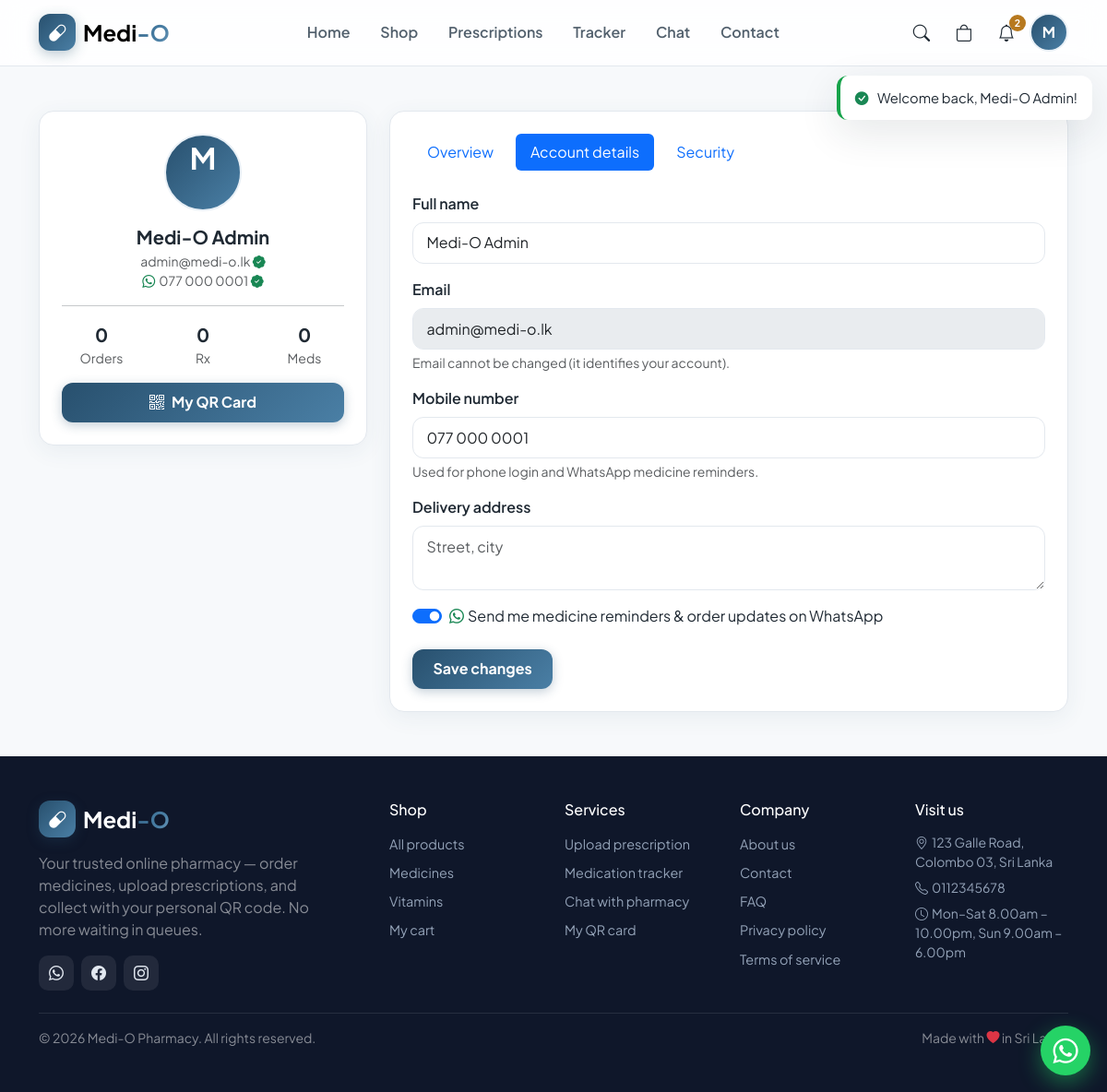
Page /profile.php?tab=details (signed in) on the committed database.
### tables this page shows
CREATE TABLE `users` (
  `id` int(10) unsigned NOT NULL AUTO_INCREMENT,
  `name` varchar(120) NOT NULL,
  `email` varchar(190) DEFAULT NULL,
  `phone` varchar(20) DEFAULT NULL,
  `password_hash` varchar(255) DEFAULT NULL,
  `google_id` varchar(64) DEFAULT NULL,
  `avatar` varchar(500) DEFAULT NULL,
  `address` text DEFAULT NULL,
  `role` enum('customer','pharmacist','admin') NOT NULL DEFAULT 'customer',
  `qr_token` char(40) NOT NULL,
  `whatsapp_opt_in` tinyint(1) NOT NULL DEFAULT 1,
  `email_verified` tinyint(1) NOT NULL DEFAULT 0,
  `phone_verified` tinyint(1) NOT NULL DEFAULT 0,
  `reset_token` varchar(64) DEFAULT NULL,
  `reset_expires` datetime DEFAULT NULL,
  `created_at` timestamp NOT NULL DEFAULT current_timestamp(),
  PRIMARY KEY (`id`),
  UNIQUE KEY `uq_users_qr` (`qr_token`),
  UNIQUE KEY `uq_users_email` (`email`),
  UNIQUE KEY `uq_users_phone` (`phone`),
  UNIQUE KEY `uq_users_google` (`google_id`)
);

### includes/helpers.php (called while the page is built, shortened)
<?php
function e(?string $s): string
{
    return htmlspecialchars($s ?? '', ENT_QUOTES, 'UTF-8');
}
function url(string $path = ''): string
{
    return BASE_URL . '/' . ltrim($path, '/');
}
function pretty_phone(?string $phone): string
{
    if (preg_match('/^94(\d{2})(\d{3})(\d{4})$/', $phone, $m)) {
        return '0' . $m[1] . ' ' . $m[2] . ' ' . $m[3];
    }
    return $phone;
}

### includes/db.php (called while the page is built, shortened)
<?php
function db(): PDO
{
    static $pdo = null;
    if ($pdo === null) {
        $pdo = new PDO(
            'mysql:host=' . DB_HOST . ';dbname=' . DB_NAME . ';charset=utf8mb4',
            DB_USER,
            DB_PASS,
            [
                PDO::ATTR_ERRMODE => PDO::ERRMODE_EXCEPTION,
                PDO::ATTR_DEFAULT_FETCH_MODE => PDO::FETCH_ASSOC,
                PDO::ATTR_EMULATE_PREPARES => false,
            ]
        );
    }
    return $pdo;
}
function q(string $sql, array $params = []): PDOStatement
{
    $st = db()->prepare($sql);
    $st->execute($params);
    return $st;
}
function q_one(string $sql, array $params = []): ?array
{
    $row = q($sql, $params)->fetch();
    return $row === false ? null : $row;
}
function q_val(string $sql, array $params = [])
{
    $v = q($sql, $params)->fetchColumn();
    return $v === false ? null : $v;
}

### includes/auth.php (called while the page is built, shortened)
<?php
function current_user(): ?array
{
    static $user = false;
    if ($user === false) {
        $user = null;
        if (!empty($_SESSION['user_id'])) {
            $user = q_one('SELECT * FROM users WHERE id = ?', [$_SESSION['user_id']]);
        }
    }
    return $user;
}
function is_admin(): bool
{
    $u = current_user();
    return $u && $u['role'] === 'admin';
}
function require_login(): array
{
    $u = current_user();
    return $u;
}

### profile.php (the view, shortened to what this page needs)
<?php
$u = require_login();
$tab = $_GET['tab'] ?? 'overview';
$stats = [
    'orders' => (int)q_val('SELECT COUNT(*) FROM orders WHERE user_id=?', [$u['id']]),
    'prescriptions' => (int)q_val('SELECT COUNT(*) FROM prescriptions WHERE user_id=?', [$u['id']]),
    'medications' => (int)q_val('SELECT COUNT(*) FROM medications WHERE user_id=? AND active=1', [$u['id']]),
];
$recentOrders = q_all('SELECT * FROM orders WHERE user_id=? ORDER BY id DESC LIMIT 5', [$u['id']]);
include __DIR__ . '/components/header.php';
?>
<div class="container py-4 py-md-5">
  <div class="row g-4">
    <div class="col-lg-4">
      <div class="mo-card p-4 text-center" data-reveal>
        <div class="mo-avatar-btn mx-auto mb-3" style="width:84px;height:84px;font-size:2rem">
          <?php if (!empty($u['avatar'])): ?>
            <img src="<?= e($u['avatar']) ?>" alt="">
          <?php else: ?>
            <span><?= e(strtoupper(mb_substr($u['name'], 0, 1))) ?></span>
          <?php endif; ?>
        </div>
        <h2 class="h5 fw-bold mb-1"><?= e($u['name']) ?></h2>
        <div class="text-muted small"><?= e($u['email'] ?? '') ?>
          <?php if ($u['email']): ?>
            <?= $u['email_verified']
                ? '<i class="bi bi-patch-check-fill text-success" title="Email verified"></i>'
                : '<a href="' . url('verify-account.php') . '" class="badge text-bg-warning text-decoration-none">Verify</a>' ?>
          <?php endif; ?>
        </div>
        <?php if ($u['phone']): ?>
          <div class="text-muted small"><i class="bi bi-whatsapp text-success me-1"></i><?= e(pretty_phone($u['phone'])) ?>
            <?= $u['phone_verified']
                ? '<i class="bi bi-patch-check-fill text-success" title="Number verified"></i>'
                : '<a href="' . url('verify-account.php') . '" class="badge text-bg-warning text-decoration-none">Verify</a>' ?>
          </div>
        <?php endif; ?>
        <hr>
        <div class="row text-center">
          <div class="col-4"><div class="fw-bold fs-5"><?= $stats['orders'] ?></div><div class="small text-muted">Orders</div></div>
          <div class="col-4"><div class="fw-bold fs-5"><?= $stats['prescriptions'] ?></div><div class="small text-muted">Rx</div></div>
          <div class="col-4"><div class="fw-bold fs-5"><?= $stats['medications'] ?></div><div class="small text-muted">Meds</div></div>
        </div>
        <a href="<?= url('my-qr.php') ?>" class="btn mo-btn w-100 mt-3"><i class="bi bi-qr-code me-2"></i>My QR Card</a>
      </div>
    </div>
    <div class="col-lg-8">
      <div class="mo-card p-4" data-reveal>
        <ul class="nav nav-pills gap-2 mb-4">
          <?php foreach (['overview' => 'Overview', 'details' => 'Account details', 'security' => 'Security'] as $k => $label): ?>
            <li class="nav-item"><a class="nav-link <?= $tab === $k ? 'active' : '' ?>" href="<?= url('profile.php?tab=' . $k) ?>"><?= $label ?></a></li>
          <?php endforeach; ?>
        </ul>
        <?php if ($tab === 'overview'): ?>
          <h3 class="h6 fw-bold text-uppercase text-muted mb-3">Recent orders</h3>
          <?php if (!$recentOrders): ?>
            <div class="mo-empty"><i class="bi bi-box-seam"></i>No orders yet — <a href="<?= url('shop.php') ?>">browse the shop</a></div>
          <?php else: ?>
            <div class="table-responsive">
              <table class="table mo-table table-hover align-middle">
                <thead><tr><th>Order</th><th>Date</th><th>Total</th><th>Status</th><th></th></tr></thead>
                <tbody>
                <?php foreach ($recentOrders as $o): ?>
                  <tr>
                    <td class="fw-semibold">#<?= e($o['order_no']) ?></td>
                    <td><?= date('j M Y', strtotime($o['created_at'])) ?></td>
                    <td><?= money((float)$o['total']) ?></td>
                    <td><span class="mo-status mo-status-<?= e($o['status']) ?>"><?= ucfirst(e($o['status'])) ?></span></td>
                    <td><a class="btn btn-sm mo-btn-soft" href="<?= url('order.php?id=' . $o['id']) ?>">View</a></td>
                  </tr>
                <?php endforeach; ?>
                </tbody>
              </table>
            </div>
            <a href="<?= url('orders.php') ?>" class="small text-decoration-none">All orders <i class="bi bi-arrow-right"></i></a>
          <?php endif; ?>
        <?php elseif ($tab === 'details'): ?>
          <form method="post">
            <div class="mb-3">
              <label class="form-label fw-semibold">Full name</label>
              <input type="text" name="name" class="form-control" value="<?= e($u['name']) ?>" required>
            </div>
            <div class="mb-3">
              <label class="form-label fw-semibold">Email</label>
              <input type="email" class="form-control" value="<?= e($u['email'] ?? '') ?>" disabled>
              <div class="form-text">Email cannot be changed (it identifies your account).</div>
            </div>
            <div class="mb-3">
              <label class="form-label fw-semibold">Mobile number</label>
              <input type="tel" name="phone" class="form-control" value="<?= e(pretty_phone($u['phone'])) ?>" placeholder="07X XXX XXXX">
              <div class="form-text">Used for phone login and WhatsApp medicine reminders.</div>
            </div>
            <div class="mb-3">
              <label class="form-label fw-semibold">Delivery address</label>
              <textarea name="address" class="form-control" rows="2" placeholder="Street, city"><?= e($u['address'] ?? '') ?></textarea>
            </div>
            <div class="form-check form-switch mb-4">
              <input class="form-check-input" type="checkbox" id="waOptIn" name="whatsapp_opt_in" <?= $u['whatsapp_opt_in'] ? 'checked' : '' ?>>
              <label class="form-check-label" for="waOptIn">
                <i class="bi bi-whatsapp text-success me-1"></i>Send me medicine reminders &amp; order updates on WhatsApp
              </label>
            </div>
            <button class="btn mo-btn">Save changes</button>
          </form>
        <?php endif; ?>
      </div>
    </div>
  </div>
</div>
<?php include __DIR__ . '/components/footer.php'; ?>

### components/header.php (shortened to what this page needs)
<?php
$u = current_user();
$notifCount = $u ? (int)q_val('SELECT COUNT(*) FROM notifications WHERE user_id=? AND is_read=0', [$u['id']]) : 0;
$active = basename($_SERVER['SCRIPT_NAME']);
?>
<!DOCTYPE html>
<html lang="en">
<head>
<link href="https://cdn.jsdelivr.net/npm/bootstrap@5.3.3/dist/css/bootstrap.min.css" rel="stylesheet">
<link href="https://cdn.jsdelivr.net/npm/bootstrap-icons@1.11.3/font/bootstrap-icons.min.css" rel="stylesheet">
<link href="<?= url('assets/css/app.css') ?>?v=<?= filemtime(__DIR__ . '/../assets/css/app.css') ?>" rel="stylesheet">
</head>
<body>
<nav class="navbar navbar-expand-lg mo-navbar sticky-top">
  <div class="container">
    <a class="navbar-brand d-flex align-items-center gap-2" href="<?= url('index.php') ?>">
      <span class="mo-logo"><i class="bi bi-capsule"></i></span>
      <span class="fw-bold fs-4">Medi<span class="text-gradient">-O</span></span>
    </a>
    <div class="d-flex align-items-center gap-1 order-lg-3">
      <button class="mo-iconbtn d-none d-sm-inline-flex" type="button" data-bs-toggle="modal" data-bs-target="#searchModal" aria-label="Search">
        <i class="bi bi-search"></i>
      </button>
      <a class="mo-iconbtn position-relative" href="<?= url('cart.php') ?>" aria-label="Cart">
        <i class="bi bi-bag"></i>
      </a>
      <?php if ($u): ?>
        <div class="dropdown">
          <button class="mo-iconbtn position-relative" data-bs-toggle="dropdown" aria-label="Notifications">
            <i class="bi bi-bell"></i>
            <span class="mo-badge" id="notifBadge" <?= $notifCount ? '' : 'hidden' ?>><?= $notifCount ?></span>
          </button>
        </div>
        <div class="dropdown">
          <button class="mo-avatar-btn" data-bs-toggle="dropdown" aria-label="Account">
            <?php if (!empty($u['avatar'])): ?>
              <img src="<?= e($u['avatar']) ?>" alt="">
            <?php else: ?>
              <span><?= e(strtoupper(mb_substr($u['name'], 0, 1))) ?></span>
            <?php endif; ?>
          </button>
        </div>
      <?php else: ?>
        <a class="btn mo-btn-outline d-none d-sm-inline-flex ms-1" href="<?= url('login.php') ?>">Log in</a>
        <a class="btn mo-btn ms-1" href="<?= url('signup.php') ?>">Sign up</a>
      <?php endif; ?>
    </div>
    <div class="collapse navbar-collapse order-lg-2 justify-content-center d-none d-lg-flex">
      <ul class="navbar-nav mo-nav gap-lg-1">
        <li><a class="nav-link <?= $active === 'index.php' ? 'active' : '' ?>" href="<?= url('index.php') ?>">Home</a></li>
        <li><a class="nav-link <?= $active === 'shop.php' ? 'active' : '' ?>" href="<?= url('shop.php') ?>">Shop</a></li>
        <li><a class="nav-link <?= $active === 'prescriptions.php' ? 'active' : '' ?>" href="<?= url('prescriptions.php') ?>">Prescriptions</a></li>
        <li><a class="nav-link <?= $active === 'medications.php' ? 'active' : '' ?>" href="<?= url('medications.php') ?>">Tracker</a></li>
        <li><a class="nav-link position-relative <?= $active === 'chat.php' ? 'active' : '' ?>" href="<?= url('chat.php') ?>">Chat
        </a></li>
        <li><a class="nav-link <?= $active === 'contact.php' ? 'active' : '' ?>" href="<?= url('contact.php') ?>">Contact</a></li>
      </ul>
    </div>
  </div>
</nav>
<div class="mo-toasts" id="toasts"></div>
<main id="main">

### assets/css/app.css (style rules this page uses)
:root { --mo-primary: #33658a; --mo-primary-dark: #28506e; --mo-primary-light: #4a7fa5; --mo-primary-soft: #e9f0f6; --mo-accent: #b7791f; --mo-ink: #1f2933; --mo-slate: #52606d; --mo-bg: #f7f9fb; --mo-card: #ffffff; --mo-line: #e3e8ee; --mo-radius: 16px; --mo-shadow: 0 6px 24px rgba(40, 80, 110, .07); --mo-shadow-lg: 0 14px 44px rgba(31, 41, 51, .11); }
* { -webkit-tap-highlight-color: transparent; }
html { scroll-behavior: smooth; }
body { font-family: 'Plus Jakarta Sans', system-ui, -apple-system, sans-serif; background: var(--mo-bg); color: var(--mo-ink); display: flex; flex-direction: column; min-height: 100vh; }
.text-gradient { background: linear-gradient(120deg, var(--mo-primary), var(--mo-primary-light) 70%, #6d98b8); -webkit-background-clip: text; background-clip: text; color: transparent; }
.mo-navbar { background: rgba(255, 255, 255, .86); backdrop-filter: blur(14px); -webkit-backdrop-filter: blur(14px); border-bottom: 1px solid var(--mo-line); padding: .65rem 0; }
.mo-logo { width: 40px; height: 40px; display: inline-flex; align-items: center; justify-content: center; border-radius: 12px; background: linear-gradient(135deg, var(--mo-primary-dark), var(--mo-primary-light)); color: #fff; font-size: 1.2rem; box-shadow: 0 4px 14px rgba(40, 80, 110, .3); }
.mo-nav .nav-link { font-weight: 600; color: var(--mo-slate); padding: .5rem .9rem !important; border-radius: 10px; transition: all .2s; }
.mo-iconbtn { width: 42px; height: 42px; border: 0; background: transparent; border-radius: 12px; color: var(--mo-ink); font-size: 1.15rem; display: inline-flex; align-items: center; justify-content: center; transition: all .2s; text-decoration: none; }
.mo-badge { position: absolute; top: 2px; right: 0; background: var(--mo-accent); color: #fff; font-size: .66rem; font-weight: 700; min-width: 18px; height: 18px; padding: 0 5px; border-radius: 999px; display: inline-flex; align-items: center; justify-content: center; }
.mo-avatar-btn { width: 42px; height: 42px; border: 2px solid var(--mo-primary-soft); border-radius: 50%; overflow: hidden; padding: 0; background: linear-gradient(135deg, var(--mo-primary-dark), var(--mo-primary-light)); color: #fff; font-weight: 700; }
.mo-btn { background: linear-gradient(135deg, var(--mo-primary-dark), var(--mo-primary-light)); color: #fff; font-weight: 700; border: 0; border-radius: 12px; padding: .6rem 1.4rem; box-shadow: 0 3px 12px rgba(40, 80, 110, .28); transition: all .2s; }
.mo-card { background: var(--mo-card); border: 1px solid var(--mo-line); border-radius: var(--mo-radius); box-shadow: var(--mo-shadow); }
.form-control, .form-select { border-radius: 12px; border-color: var(--mo-line); padding: .6rem .9rem; }
.mo-toasts { position: fixed; top: 82px; right: 16px; z-index: 2000; display: flex; flex-direction: column; gap: .6rem; max-width: min(360px, calc(100vw - 32px)); }

### rows in the picture
users: name "M", name "Medi-O Admin", email "admin@medi-o.lk", phone "077 000 0001", whatsapp_opt_in "☑"

### other values in the picture
$notifCount "2"
$stats['orders'] "0"
$stats['prescriptions'] "0"
$stats['medications'] "0"
$label "Overview"
$label "Account details"
$label "Security"
setting('pharmacy_address') "123 Galle Road, Colombo 03, Sri Lanka"
setting('pharmacy_phone') "0112345678"
setting('pharmacy_hours') "Mon–Sat 8.00am – 10.00pm, Sun 9.00am – 6.00pm"
